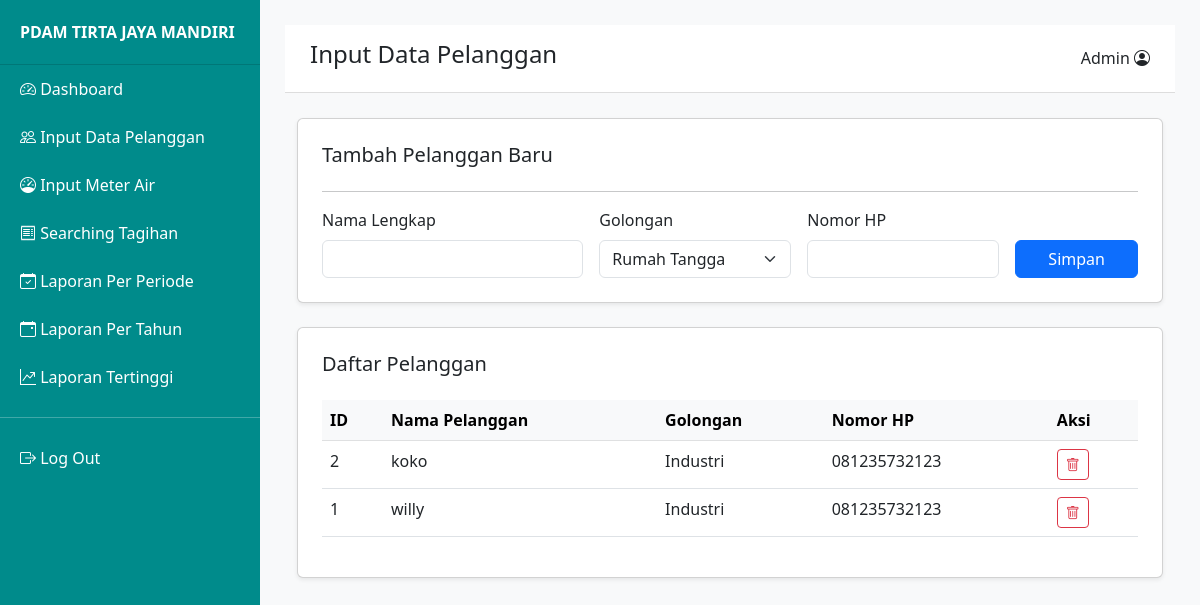
The page /views/input_data_pelanggan.php on the database as committed earlier.
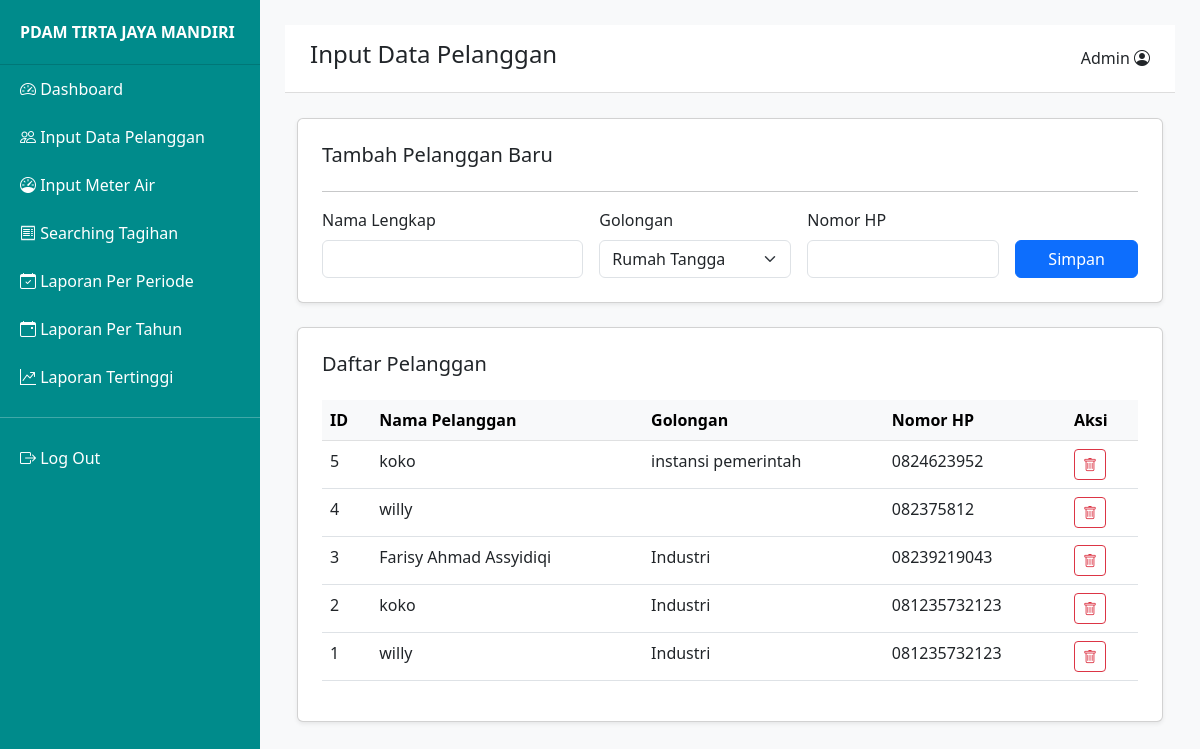
The same page on the database as committed later.
### tables this page shows
CREATE TABLE `pelanggan` (
  `id_pelanggan` int(11) NOT NULL,
  `nama_pelanggan` varchar(100) NOT NULL,
  `alamat` text DEFAULT NULL,
  `golongan` enum('Rumah Tangga','Industri','instansi pemerintah') NOT NULL,
  `no_hp` varchar(20) DEFAULT NULL,
  `tanggal_daftar` date DEFAULT curdate()
);

### views/input_data_pelanggan.php (the view, shortened to what this page needs)
<!DOCTYPE html>
<html lang="id">
<head>
    <link href="https://cdn.jsdelivr.net/npm/bootstrap@5.3.0/dist/css/bootstrap.min.css" rel="stylesheet">
    <link rel="stylesheet" href="https://cdn.jsdelivr.net/npm/bootstrap-icons@1.10.0/font/bootstrap-icons.css">
</head>
<body class="bg-light">
<div class="sidebar">
    <div class="brand">PDAM TIRTA JAYA MANDIRI</div>
    <a href="../dashboard.php"><i class="bi bi-speedometer2"></i> Dashboard</a>
    <a href="input_data_pelanggan.php"><i class="bi bi-people"></i> Input Data Pelanggan</a>
    <a href="input_meter_air.php"><i class="bi bi-speedometer"></i> Input Meter Air</a>
    <a href="../tagihan.php"><i class="bi bi-receipt"></i> Searching Tagihan</a>
    <a href="input_data_per_periode.php"><i class="bi bi-calendar-check"></i> Laporan Per Periode</a>
    <a href="input_data_per_tahun.php"><i class="bi bi-calendar-event"></i> Laporan Per Tahun</a>
    <a href="laporan_tertinggi.php" class="active"><i class="bi bi-graph-up-arrow"></i> Laporan Tertinggi</a>
    <hr>
    <a href="auth/logout.php"><i class="bi bi-box-arrow-right"></i> Log Out</a>
</div>
<div class="main-content">
    <div class="top-bar">
        <h4>Input Data Pelanggan</h4>
        <span>Admin <i class="bi bi-person-circle"></i></span>
    </div>
    <div class="container-fluid">
        <div class="card p-4 shadow-sm mb-4">
            <h5>Tambah Pelanggan Baru</h5>
            <hr>
            <form action="../controllers/PelangganController.php" method="POST" class="row g-3">
                <div class="col-md-4">
                    <label class="form-label">Nama Lengkap</label>
                    <input type="text" name="nama" class="form-control" required>
                </div>
                <div class="col-md-3">
                    <label class="form-label">Golongan</label>
                    <select name="golongan" class="form-select">
                        <option value="Rumah Tangga">Rumah Tangga</option>
                    </select>
                </div>
                <div class="col-md-3">
                    <label class="form-label">Nomor HP</label>
                    <input type="text" name="no_hp" class="form-control" required>
                </div>
                <div class="col-md-2 d-flex align-items-end">
                    <button type="submit" name="simpan" class="btn btn-primary w-100">Simpan</button>
                </div>
            </form>
        </div>
        <div class="card p-4 shadow-sm">
            <h5>Daftar Pelanggan</h5>
            <table class="table table-hover mt-3">
                <thead class="table-light">
                    <tr>
                        <th>ID</th><th>Nama Pelanggan</th><th>Golongan</th><th>Nomor HP</th><th>Aksi</th>
                    </tr>
                </thead>
                <tbody>
                    <?php
                    require_once '../config/database.php';
                    $query = mysqli_query($conn, "SELECT * FROM pelanggan ORDER BY id_pelanggan DESC");
                    while ($data = mysqli_fetch_assoc($query)) {
                        echo "<tr>
                            <td>{$data['id_pelanggan']}</td>
                            <td>{$data['nama_pelanggan']}</td>
                            <td>{$data['golongan']}</td>
                            <td>{$data['no_hp']}</td>
                            <td>
                                <a href='../controllers/PelangganController.php?hapus={$data['id_pelanggan']}'
                                   class='btn btn-sm btn-outline-danger'
                                   onclick='return confirm(\"Yakin ingin menghapus?\")'>
                                   <i class='bi bi-trash'></i>
                                </a>
                            </td>
                        </tr>";
                    }
                    ?>
                </tbody>
            </table>
        </div>
    </div>
</div>
</body>
</html>

Rows that differ between the two databases and show on the page:
added pelanggan: id_pelanggan "5", nama_pelanggan "koko", golongan "instansi pemerintah", no_hp "0824623952"
added pelanggan: id_pelanggan "4", nama_pelanggan "willy", no_hp "082375812"
added pelanggan: id_pelanggan "3", nama_pelanggan "Farisy Ahmad Assyidiqi", golongan "Industri", no_hp "08239219043"
